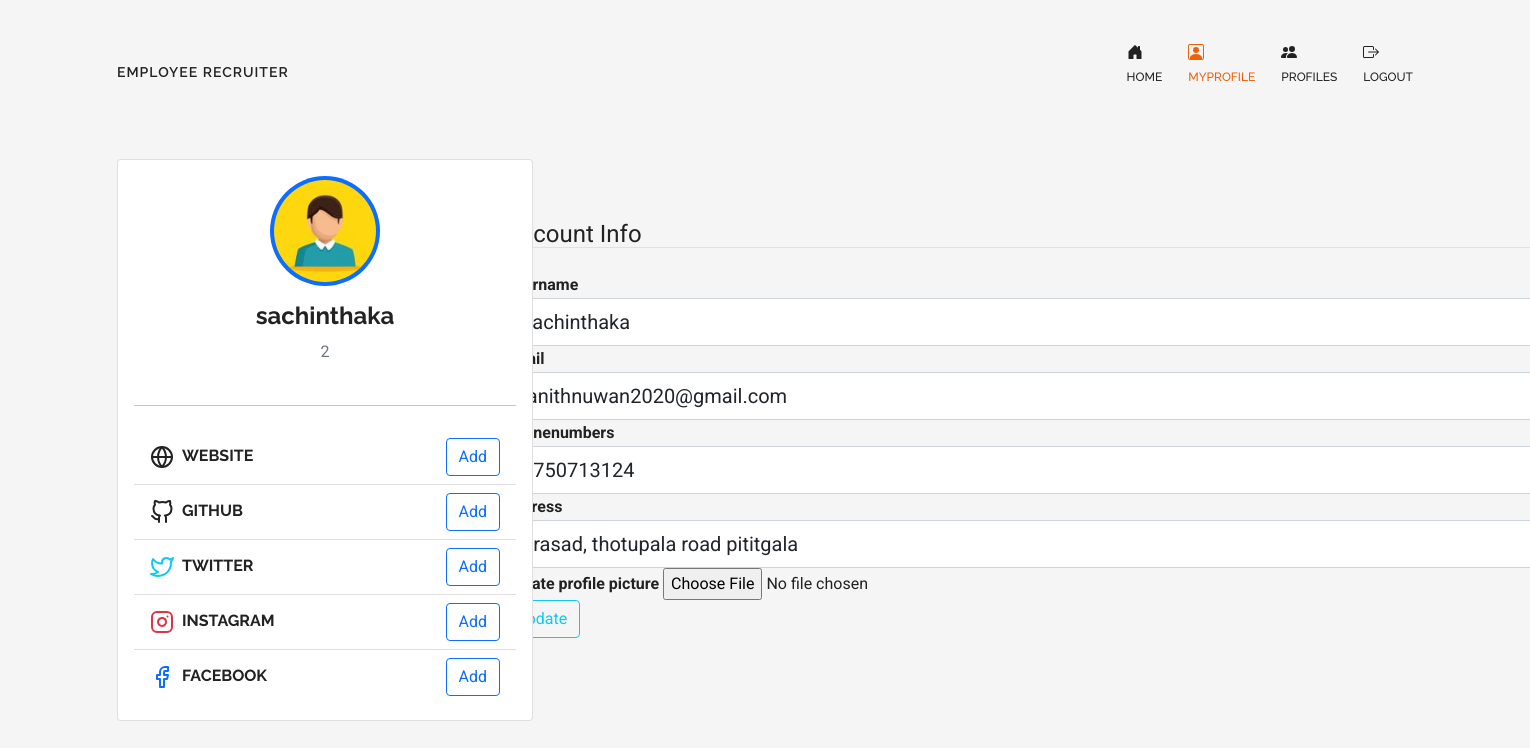
/profileupdate (signed in), run on the app's committed database.
### app.py (models this page shows, shortened)
class User(UserMixin, db.Model):
    id = db.Column(db.Integer, primary_key=True)
    username = db.Column(db.String(15),unique=True)
    email = db.Column(db.String(50),unique=True)
    password = db.Column(db.String(80))
    image_file = db.Column(db.String(20), nullable=False, default="download.jpg")
    phonenumber = db.Column(db.String(50),unique=True)
    address = db.Column(db.String(50),unique=True)
    usertype = db.Column(db.String(50),unique=True)
    messages_sent = db.relationship(
        'Message',
        foreign_keys='Message.sender_id',
        backref='author',
        lazy='dynamic')
    messages_received = db.relationship(
        'Message',
        foreign_keys='Message.recipient_id',
        backref='recipient',
        lazy='dynamic')
    last_message_read_time = db.Column(db.DateTime)

### app.py (the view)
@app.route('/profileupdate',methods=['GET', 'POST'])
@login_required
def profileupdate():
    form = UpdateAccountForm()
    if form.validate_on_submit():
        if form.picture.data:
            picture_file = save_picture(form.picture.data)
            current_user.image_file = picture_file
        current_user.username = form.username.data
        current_user.email = form.email.data
        current_user.phonenumber = form.phonenumber.data
        current_user.address = form.address.data
        db.session.commit()
        flash('Your account has been updated!', 'success')
        return redirect(url_for('Myprofile'))
    elif request.method == 'GET':
        form.username.data = current_user.username
        form.email.data =current_user.email
        form.phonenumber.data = current_user.phonenumber
        form.address.data = current_user.address
    image_file = url_for('static', filename='profilepic/' + str(current_user.image_file))
    return render_template('update.html',
                           image_file=image_file, form=form)

### app.py
class UpdateAccountForm(FlaskForm):
    username = StringField('Username',validators=[DataRequired()])
    email = StringField("email",validators=[DataRequired()])
    picture = FileField("update profile picture",validators=[FileAllowed(['jpg','png'])])
    address = StringField('address',validators=[DataRequired()])
    phonenumber = StringField('Phonenumbers',validators=[DataRequired()])
    submit = SubmitField('update')

### app.py (called while the page is built)
@login_manager.user_loader
def load_user(user_id):
    return User.query.get(int(user_id))

### templates/update.html (shortened to what this page needs)
{% extends "base.html" %}
{% block content %}
 <header class="header-content">
    <nav class="navbar navbar-expand-lg navbar-light">
       <div class="container">
        <a class="navbar-brand logo" href="#">Employee recruiter</a>
          <div class="collapse navbar-collapse" id="navbarCollapse">
             <ul class="navbar-nav main">
                <li class="nav-item">
                   <a href="{{ url_for('index') }}" class="nav-link"> <br>Home</a>
                </li>
                <li class="nav-item">
                 <a href="{{ url_for('Myprofile') }}" class="nav-link active "><br>MyProfile</a>
              </li>
            <li class="nav-item">
             <a href="{{ url_for('profiles') }}" class="nav-link "><br>Profiles</a>
          </li>
          <li class="nav-item">
            <a href="{{ url_for('logout') }}" class="nav-link"><br>Logout</a>
         </li>
         </ul>
          </div>
       </div>
    </nav>
  </header>
    <div class="container" style="margin-top:80px;">
		<div class="main-body">
			<div class="row">
				<div class="col-lg-4">
					<div class="card">
						<div class="card-body">
							<div class="d-flex flex-column align-items-center text-center">
								<img src="{{ image_file }}" alt="Admin" class="rounded-circle p-1 bg-primary" width="110">
								<div class="mt-3">
									<h4>{{current_user.username}}</h4>
									<p class="text-muted font-size-sm">{{current_user.id}} </p>
								</div>
							</div>
							<hr class="my-4">
							<ul class="list-group list-group-flush">
								<li class="list-group-item d-flex justify-content-between align-items-center flex-wrap">
									<h6 class="mb-0">Website</h6>
									<span class="text-secondary"><button class="btn btn-outline-primary">Add</button></span>
								</li>
								<li class="list-group-item d-flex justify-content-between align-items-center flex-wrap">
									<h6 class="mb-0">Github</h6>
									<span class="text-secondary"><button class="btn btn-outline-primary">Add</button></span>
								</li>
								<li class="list-group-item d-flex justify-content-between align-items-center flex-wrap">
									<h6 class="mb-0">Twitter</h6>
									<span class="text-secondary"><button class="btn btn-outline-primary">Add</button></span>
								</li>
								<li class="list-group-item d-flex justify-content-between align-items-center flex-wrap">
									<h6 class="mb-0">Instagram</h6>
									<span class="text-secondary"><button class="btn btn-outline-primary">Add</button></span>
								</li>
								<li class="list-group-item d-flex justify-content-between align-items-center flex-wrap">
									<h6 class="mb-0">Facebook</h6>
									<span class="text-secondary"><button class="btn btn-outline-primary">Add</button></span>
								</li>
							</ul>
						</div>
					</div>
				</div>
				<div class="content-section" style="padding: 50px; margin-top:-550px; margin-left:350px;" >
                    <form method="POST" action="" enctype="multipart/form-data">
                        <fieldset class="form-group">
                            <legend class="border-bottom mb-4">Account Info</legend>
                            <div class="form-group">
                                <b>{{ form.username.label(class="form-control-label") }}</b>
                                {% if form.username.errors %}
                                    {{ form.username(class="form-control form-control-lg is-invalid") }}
                                    <div class="invalid-feedback">
                                        {% for error in form.username.errors %}
                                            <span>{{ error }}</span>
                                        {% endfor %}
                                    </div>
                                {% else %}
                                    {{ form.username(class="form-control form-control-lg") }}
                                {% endif %}
                            </div>
                            <div class="form-group">
                                <b>{{ form.email.label(class="form-control-label") }}</b>
                                {% if form.email.errors %}
                                    {{ form.email(class="form-control form-control-lg is-invalid" ) }}
                                    <div class="invalid-feedback">
                                        {% for error in form.email.errors %}
                                            <span>{{ error }}</span>
                                        {% endfor %}
                                    </div>
                                {% else %}
                                    {{ form.email(class="form-control form-control-lg" ) }}
                                {% endif %}
                            </div>
                            <div class="form-group">
                                <b>{{ form.phonenumber.label(class="form-control-label") }}</b>
                                {% if form.phonenumber.errors %}
                                    {{ form.phonenumber(class="form-control form-control-lg is-invalid" ) }}
                                    <div class="invalid-feedback">
                                        {% for error in form.email.errors %}
                                            <span>{{ error }}</span>
                                        {% endfor %}
                                    </div>
                                {% else %}
                                    {{ form.phonenumber(class="form-control form-control-lg" ) }}
                                {% endif %}
                            </div>
                            <div class="form-group">
                                <b>{{ form.address.label(class="form-control-label") }}</b>
                                {% if form.address.errors %}
                                    {{ form.address(class="form-control form-control-lg is-invalid" ) }}
                                    <div class="invalid-feedback">
                                        {% for error in form.address.errors %}
                                            <span>{{ error }}</span>
                                        {% endfor %}
                                    </div>
                                {% else %}
                                    {{ form.address(class="form-control form-control-lg" ) }}
                                {% endif %}
                            </div>
                            <div class="form-group">
                               <b> {{ form.picture.label() }}</b>
                                {{ form.picture(class="form-control-file") }}
                            </div>
                        </fieldset>
                        <div class="form-group">
                            {{ form.submit(class="btn btn-outline-info") }}
                        </div>
                    </form>
                </div>
			</div>
		</div>
	</div>
{% endblock content %}

### static/css/style.css (style rules this page uses)
* { -webkit-box-sizing: border-box; -moz-box-sizing: border-box; -ms-box-sizing: border-box; -o-box-sizing: border-box; box-sizing: border-box; }
html { width: 100%; height: 100%; overflow: scroll; }
.navbar-nav { margin-left: auto; }
body { font-size: 16px; font-weight: normal !important; font-family: "Roboto", sans-serif; line-height: 26px; color: #222; }
img { max-width: 100%; height: auto; }
a { border: none; text-decoration: none; -webkit-transition: all 300ms ease-in-out; -moz-transition: all 300ms ease-in-out; -ms-transition: all 300ms ease-in-out; -o-transition: all 300ms ease-in-out; transition: all 300ms ease-in-out; }
h1, h2, h3, h4, h5, h6 { color: #222; font-weight: bold; font-family: "Raleway", sans-serif; }
ul, li { list-style: none; margin: 0px; padding: 0px; }
.mb-0 { margin-bottom: 0px; }
header.header-content { position: absolute; width: 100%; padding-top: 30px; padding-bottom: 20px; top: 0; z-index: 999; }
nav .navbar-brand.logo { color: #fff; text-transform: uppercase; letter-spacing: 1px; font-size: 14px; padding-top: 20px; font-weight: 600; font-family: "Raleway", sans-serif; }
nav.navbar .nav-item { padding: 0 13px 0 13px; font-family: "Raleway", sans-serif; color: #fff; }
nav.navbar ul.navbar-nav li.nav-item a.nav-link { font-size: 12px; font-weight: 500; color: #fff; padding: 0; position: relative; text-transform: uppercase; }
nav.navbar ul.navbar-nav li.nav-item a.active { color: #ef6108; }
nav.navbar .nav-item:first-child { padding-left: 0; }
nav.navbar .nav-item:last-child { padding-right: 0; }
li.list-group-item { text-transform: uppercase; }

### templates/update.html (style rules this page uses)
html, body { height: 100%; }
nav .navbar-brand.logo { color: #222; }
body { display: flex; align-items: center; padding-top: 40px; padding-bottom: 40px; background-color: #f5f5f5; }
nav.navbar ul.navbar-nav li.nav-item a.active { color: #ef6108 !important; }
nav.navbar .nav-item { padding: 0 13px 0 13px; font-family: "Raleway", sans-serif; color: #222; }
nav.navbar ul.navbar-nav li.nav-item a.nav-link { font-size: 12px; font-weight: 500; color: #222; padding: 0; position: relative; text-transform: uppercase; }

### data on the page
User: username "sachinthaka", id "2", email "janithnuwan2020@gmail.com", phonenumber "0750713124", address "prasad, thotupala road pititgala"
